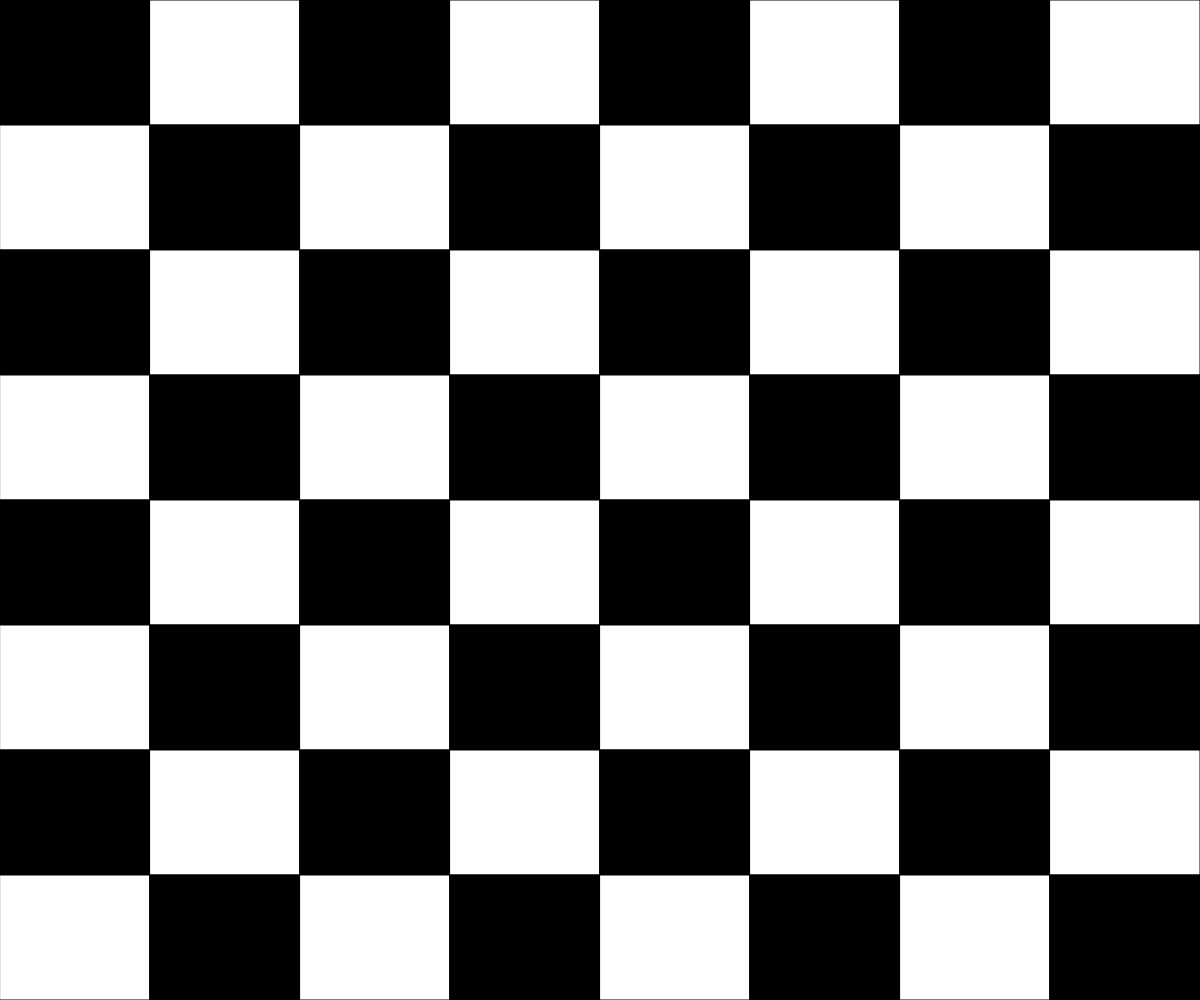
Frame 1 (no input)
Frame 60 (no input): identical to frame 1, image omitted
Frame 120 (the mouse pressed at the canvas centre since frame 60): identical to frame 1, image omitted

The p5.js sketch that drew this single still picture (run headless with seeded random() and noise() and a simulated clock; from frame 60 on, the mouse is pressed at the canvas centre):

// p5.js sketch
// ── sketch.js
// Chess Board
// Jason Tse
// Sept 19


function setup() {
  createCanvas(windowWidth, windowHeight);
}

function draw() {
  background(220);
  drawChessBoard();
}

function drawChessBoard() {
  let lengthX = width / 8;
  let lengthY = height / 8;
  let color = "black";
  for(let x = 0; x < width; x += lengthX) {
    for(let y = 0; y < height; y += lengthY) {
      if(color === "black") {
        fill(color);
        rect(x, y, lengthX, lengthY);
        color = "white";
      }
      else if(color === "white") {
        fill(color);
        rect(x, y, lengthX, lengthY);
        color = "black";
      }
    }
    if(color === "black") {
      color = "white";
    }
    else {
      color = "black";
    }
  }
}

function windowResized() {
  resizeCanvas(windowWidth, windowHeight);
}
